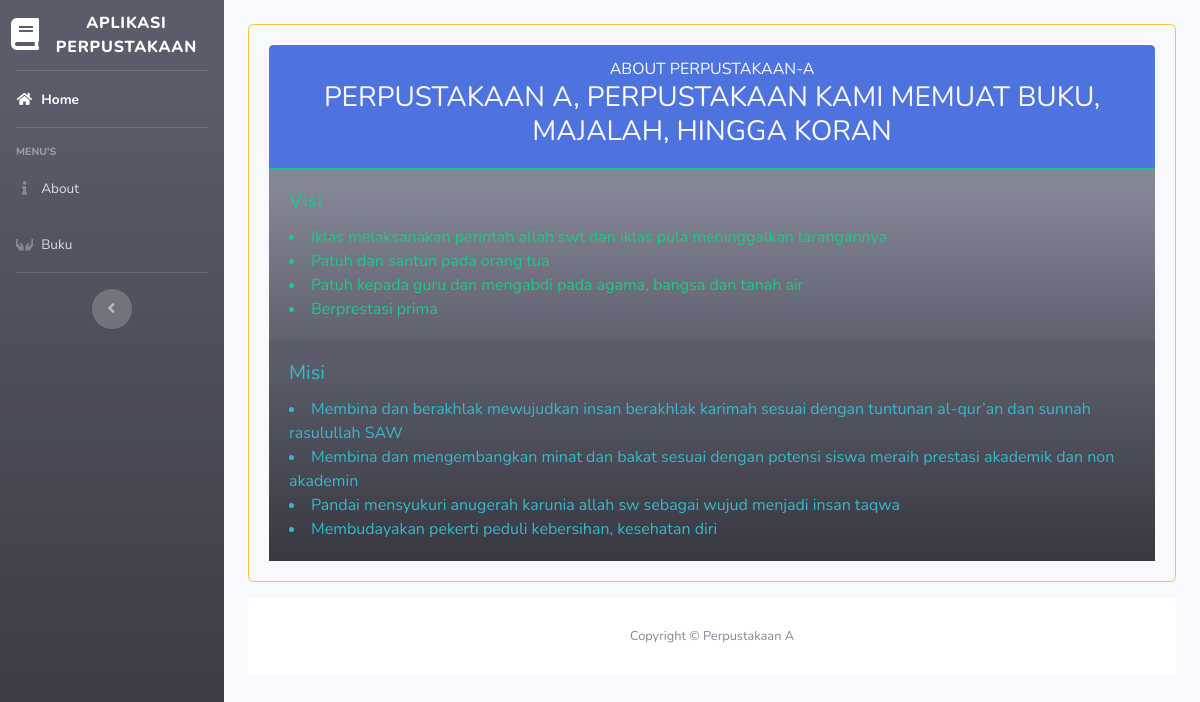
Screenshot of /index.php/dashboard/about with the database file from the repository.
### tables this page shows
CREATE TABLE `visi_misi` (
  `id` int(11) NOT NULL,
  `about` varchar(255) NOT NULL,
  `visi1` varchar(255) NOT NULL,
  `visi2` varchar(255) NOT NULL,
  `visi3` varchar(255) NOT NULL,
  `visi4` varchar(255) NOT NULL,
  `misi1` varchar(255) NOT NULL,
  `misi2` varchar(255) NOT NULL,
  `misi3` varchar(255) NOT NULL,
  `misi4` varchar(255) NOT NULL
);

### application/controllers/dashboard.php (called while the page is built, shortened)
<?php
class Dashboard extends CI_Controller
{
    public function about()
    {
        $data['visi_misi'] = $this->model_visi_misi->tampil_data()->result();
        $data['title'] = 'About Perpustakaan-A';
        $this->load->view('templates/header', $data);
        $this->load->view('templates/sidebar');
        $this->load->view('about', $data);
        $this->load->view('templates/footer');
    }
}

### index.php (called while the page is built, shortened)
<?php
require_once BASEPATH.'core/CodeIgniter.php';

### application/models/model_visi_misi.php (called while the page is built, shortened)
<?php
class Model_visi_misi extends CI_Model
{
    public function tampil_data()
    {
        return $this->db->get('visi_misi');
    }
}

### application/views/about.php (the view)
<div class="my-4 bg-light counter" id="visi_misi">
    <div class="container-fluid">
        <?php foreach ($visi_misi as $vsm) : ?>
        <div class="card mb-3 bg-transparent mx-auto border-warning">
            <div class="row no-gutters">
                <div class="col-md-12">
                    <div class="card-body">
                        <div class="card-header bg-primary border-success text-light text-uppercase text-center">
                            <?= $title ?>
                            <h3><?= $vsm->about; ?></h3>
                        </div>
                        <div class="card-body text-success bg-gradient-secondary">
                            <h5 class="card-title">Visi</h5>
                            <li><?= $vsm->visi1; ?></li>
                            <li><?= $vsm->visi2; ?></li>
                            <li><?= $vsm->visi3; ?></li>
                            <li><?= $vsm->visi4; ?></li>
                        </div>
                        <div class="card-body text-info bg-gradient-dark">
                            <h5 class="card-title">Misi</h5>
                            <li><?= $vsm->misi1; ?></li>
                            <li><?= $vsm->misi2; ?></li>
                            <li><?= $vsm->misi3; ?></li>
                            <li><?= $vsm->misi4; ?></li>
                        </div>
                    </div>
                </div>
            </div>
        </div>
        <?php endforeach; ?>

### rows the page displays
visi_misi: about "PERPUSTAKAAN A, PERPUSTAKAAN KAMI MEMUAT BUKU, MAJALAH, HINGGA KORAN", visi1 "Iklas melaksanakan perintah allah swt dan iklas pula meninggalkan larangannya", visi2 "Patuh dan santun pada orang tua", visi3 "Patuh kepada guru dan mengabdi pada agama, bangsa dan tanah air", visi4 "Berprestasi prima", misi1 "Membina dan berakhlak mewujudkan insan berakhlak karimah sesuai dengan tuntunan al-qur’an dan sunnah rasulullah SAW", misi2 "Membina dan mengembangkan minat dan bakat sesuai dengan potensi siswa meraih prestasi akademik dan non akademin", misi3 "Pandai mensyukuri anugerah karunia allah sw sebagai wujud menjadi insan taqwa", misi4 "Membudayakan pekerti peduli kebersihan, kesehatan diri"
